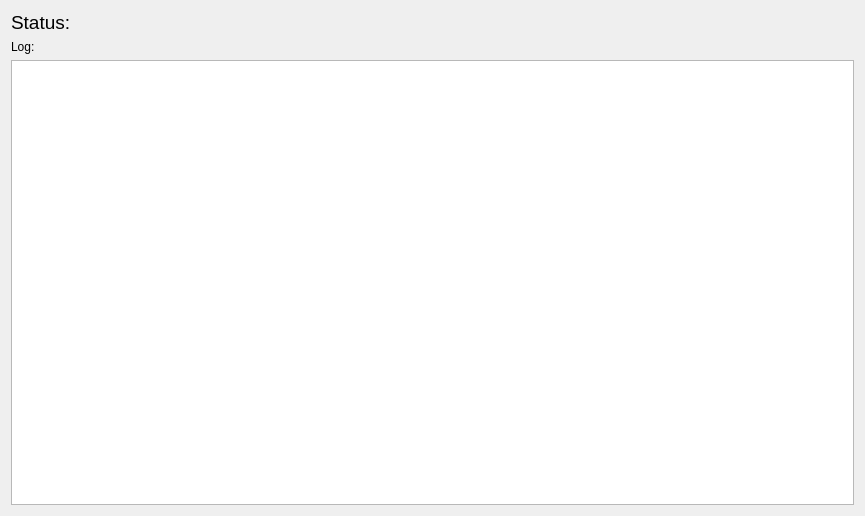
<?xml version="1.0" encoding="UTF-8"?>
<ui version="4.0">
 <class>LogDialog</class>
 <widget class="QDialog" name="LogDialog">
  <property name="geometry">
   <rect>
    <x>0</x>
    <y>0</y>
    <width>865</width>
    <height>516</height>
   </rect>
  </property>
  <property name="windowTitle">
   <string>MegaExtractor Log</string>
  </property>
  <layout class="QVBoxLayout" name="verticalLayout_2">
   <item>
    <widget class="QWidget" name="widget_2" native="true">
     <layout class="QVBoxLayout" name="verticalLayout_3">
      <property name="leftMargin">
       <number>0</number>
      </property>
      <property name="topMargin">
       <number>0</number>
      </property>
      <property name="rightMargin">
       <number>0</number>
      </property>
      <property name="bottomMargin">
       <number>0</number>
      </property>
      <item>
       <widget class="QLabel" name="status_label">
        <property name="font">
         <font>
          <pointsize>14</pointsize>
         </font>
        </property>
        <property name="text">
         <string>Status: </string>
        </property>
       </widget>
      </item>
     </layout>
    </widget>
   </item>
   <item>
    <widget class="QWidget" name="widget" native="true">
     <layout class="QVBoxLayout" name="verticalLayout">
      <property name="leftMargin">
       <number>0</number>
      </property>
      <property name="topMargin">
       <number>0</number>
      </property>
      <property name="rightMargin">
       <number>0</number>
      </property>
      <property name="bottomMargin">
       <number>0</number>
      </property>
      <item>
       <widget class="QLabel" name="label">
        <property name="text">
         <string>Log:</string>
        </property>
       </widget>
      </item>
      <item>
       <widget class="QTextBrowser" name="log_browser"/>
      </item>
     </layout>
    </widget>
   </item>
  </layout>
 </widget>
 <resources/>
 <connections/>
</ui>
